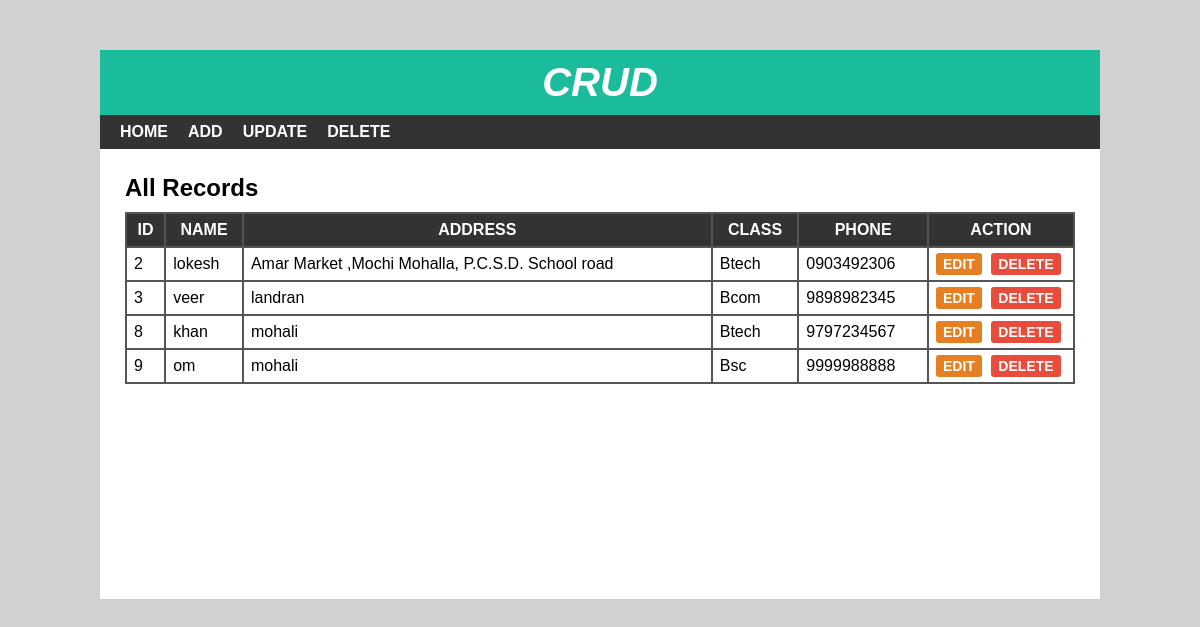
The page / on the database its author committed.
### tables this page shows
CREATE TABLE `student` (
  `sid` int(10) NOT NULL,
  `sname` varchar(30) NOT NULL,
  `saddress` varchar(100) NOT NULL,
  `sclass` int(10) NOT NULL,
  `sphone` varchar(10) NOT NULL
);

CREATE TABLE `studentclass` (
  `cid` int(11) NOT NULL,
  `cname` varchar(15) NOT NULL
);

### index.php (the view, shortened to what this page needs)
<?php
include 'header.php';
?>
<div id="main-content">
    <h2>All Records</h2>
    <?php
    $conn = mysqli_connect('localhost', 'root', '', 'crud') or die('connection failed');
    $sql = "SELECT * FROM student JOIN studentclass WHERE student.sclass = studentclass.cid";
    $result = mysqli_query($conn, $sql) or die('query failed');
    if (mysqli_num_rows($result) > 0) {
    ?>
        <table cellpadding="7px">
            <thead>
                <th>Id</th>
                <th>Name</th>
                <th>Address</th>
                <th>Class</th>
                <th>Phone</th>
                <th>Action</th>
            </thead>
            <tbody>
                <?php
                while ($row = mysqli_fetch_assoc($result)) {
                ?>
                    <tr>
                        <td>
                            <?php echo $row['sid'] ?>
                        </td>
                        <td>
                            <?php echo $row['sname'] ?>
                        </td>
                        <td>
                            <?php echo $row['saddress'] ?>
                        </td>
                        <td>
                            <?php echo $row['cname'] ?>
                        </td>
                        <td>
                            <?php echo $row['sphone'] ?>
                        </td>
                        <td>
                            <a href="edit.php?id=<?php echo $row['sid'] ?>">Edit</a>
                            <a href="delete-inline.php?id=<?php echo $row['sid'] ?>">Delete</a>
                        </td>
                    </tr>
                <?php
                }
                ?>
            </tbody>
        </table>
    <?php
    } else {
        echo "<h2>no record found</h2>";
    }
    ?>
</div>
</div>
</body>
</html>

### header.php (shortened to what this page needs)
<!DOCTYPE html>
<html lang="en">
<head>
  <link rel="stylesheet" href="css/style.css">
</head>
<body>
    <div id="wrapper">
        <div id="header">
            <h1>Crud</h1>
        </div>
        <div id="menu">
            <ul>
                <li>
                    <a href="index.php">Home</a>
                </li>
                <li>
                    <a href="add.php">Add</a>
                </li>
                <li>
                    <a href="update.php">Update</a>
                </li>
                <li>
                    <a href="delete.php">Delete</a>
                </li>
            </ul>
        </div>

### css/style.css (style rules this page uses)
body { font:16px arial; margin: 0; padding: 0; background: #d1d1d1; }
#wrapper { width: 1000px; margin: 50px auto 0; background-color: #fff; }
#header { text-align: center; background-color: #1abc9c; padding: 10px; }
#header h1 { color: #fff; font-size: 40px; font-style: italic; font-weight: 700; text-transform: uppercase; margin: 0; }
#menu { background-color: #333; }
#menu ul { font-size: 0; padding: 0 10px; margin: 0; list-style: none; }
#menu ul li { display: inline-block; }
#menu ul li a { color: #fff; font-size: 16px; font-weight: 600; padding: 8px 10px; display: block; text-decoration: none; text-transform: uppercase; transition: all 0.3s ease; }
#main-content { padding: 25px; min-height: 400px; }
#main-content h2 { margin: 0 0 10px; text-transform: capitalize; }
#main-content table { width: 100%; background-color: #555; margin: 0 0 20px; }
#main-content table th { color: #fff; background-color: #333; text-transform: uppercase; }
#main-content table th:last-child { width: 130px; }
#main-content table td { background-color: #fff; }
#main-content table td a { font-size: 14px; font-weight: 600; text-transform: uppercase; padding: 3px 7px; color: #fff; background-color: #e67e22; text-decoration: none; border-radius: 3px; }
#main-content table td a:nth-child(2) { background-color: #e74c3c; margin: 0 0 0 5px; }

### rows shown on the page
student: sid "2", sname "lokesh", saddress "Amar Market ,Mochi Mohalla, P.C.S.D. School road", studentclass.cname "Btech", sphone "0903492306"
student: sid "3", sname "veer", saddress "landran", studentclass.cname "Bcom", sphone "9898982345"
student: sid "8", sname "khan", saddress "mohali", studentclass.cname "Btech", sphone "9797234567"
student: sid "9", sname "om", saddress "mohali", studentclass.cname "Bsc", sphone "9999988888"
